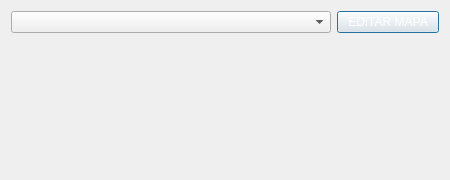
<?xml version="1.0" encoding="UTF-8"?>
<ui version="4.0">
 <class>JoinPopUp</class>
 <widget class="QDialog" name="JoinPopUp">
  <property name="geometry">
   <rect>
    <x>0</x>
    <y>0</y>
    <width>450</width>
    <height>180</height>
   </rect>
  </property>
  <property name="windowTitle">
   <string>Dialog</string>
  </property>
  <property name="styleSheet">
   <string notr="true">background-image: url(:BackgroundPopUp.jpg);</string>
  </property>
  <layout class="QVBoxLayout" name="verticalLayout">
   <item>
    <layout class="QHBoxLayout" name="horizontalLayout">
     <item>
      <widget class="QComboBox" name="games">
       <property name="minimumSize">
        <size>
         <width>320</width>
         <height>0</height>
        </size>
       </property>
      </widget>
     </item>
     <item>
      <widget class="QPushButton" name="createButton">
       <property name="styleSheet">
        <string notr="true">color: rgb(255, 255, 255);</string>
       </property>
       <property name="text">
        <string>EDITAR MAPA</string>
       </property>
      </widget>
     </item>
    </layout>
   </item>
   <item>
    <widget class="QLabel" name="labelConfirm">
     <property name="enabled">
      <bool>false</bool>
     </property>
     <property name="styleSheet">
      <string notr="true">color: rgb(255, 255, 255);</string>
     </property>
     <property name="text">
      <string/>
     </property>
    </widget>
   </item>
  </layout>
 </widget>
 <resources/>
 <connections/>
</ui>
